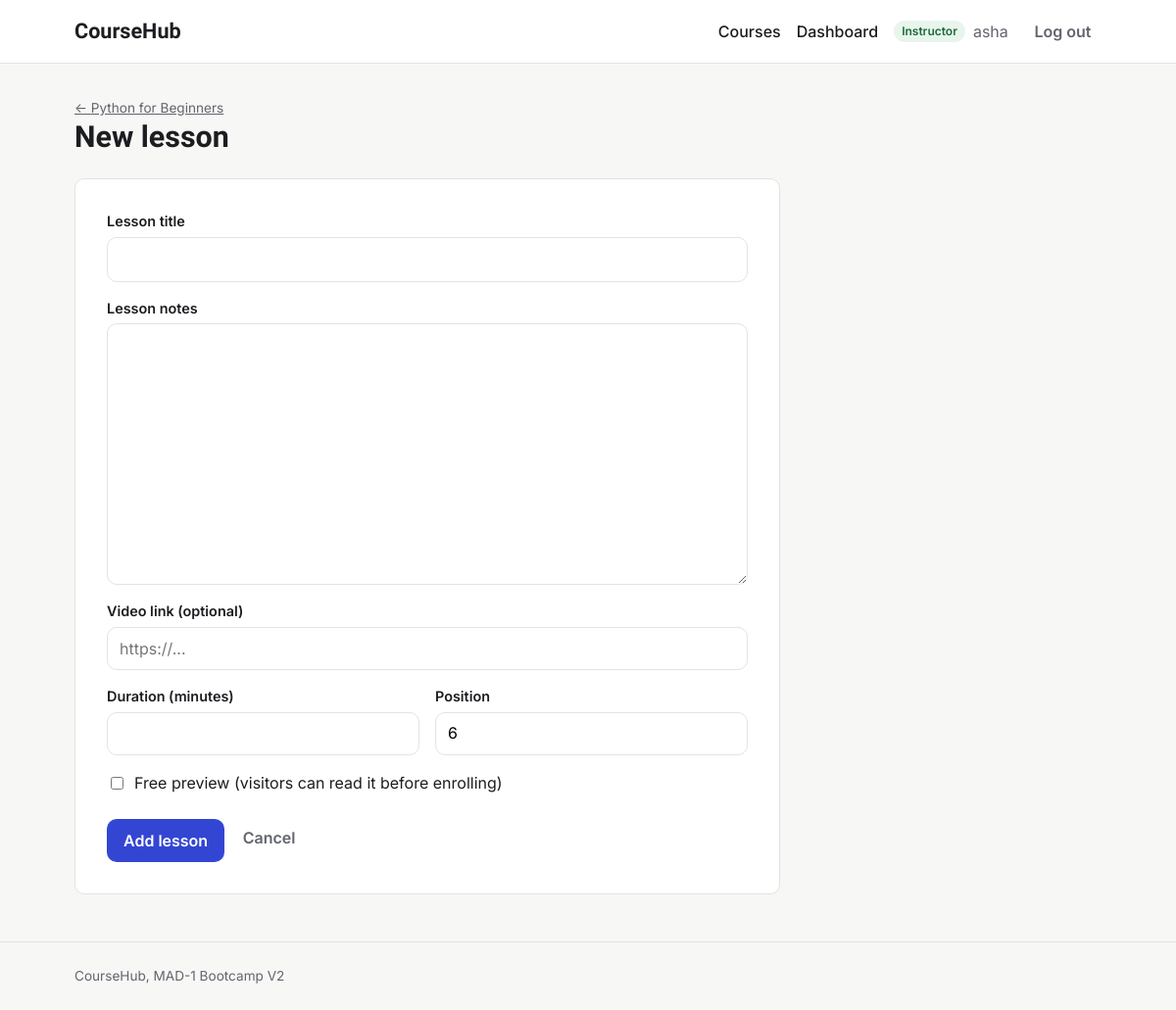
Page /instructor/lesson/new?course_id=1 (signed in) on the committed database.
### models.py (models this page shows, shortened)
class User(db.Model):
    id = db.Column(db.Integer, primary_key=True)
    username = db.Column(db.String(80), unique=True, nullable=False)
    email = db.Column(db.String(120), unique=True, nullable=False)
    password_hash = db.Column(db.String(256), nullable=False)
    role = db.Column(db.String(20), nullable=False, default="student")
    bio = db.Column(db.Text)
    avatar = db.Column(db.String(200))
    created_at = db.Column(db.DateTime, default=utc_now)
    is_active = db.Column(db.Boolean, default=True)
    taught_courses = db.relationship("Course", backref="instructor", lazy=True)
    enrollments = db.relationship(
        "Enrollment", backref="student", cascade="all, delete-orphan"
    )
    completions = db.relationship(
        "LessonCompletion", backref="student", cascade="all, delete-orphan"
    )

class Course(db.Model):
    id = db.Column(db.Integer, primary_key=True)
    title = db.Column(db.String(200), nullable=False)
    slug = db.Column(db.String(200), unique=True, nullable=False)
    description = db.Column(db.Text)
    short_description = db.Column(db.String(500))
    thumbnail = db.Column(db.String(300))
    price = db.Column(db.Float, default=0.0)
    category = db.Column(db.String(50))
    level = db.Column(db.String(20))
    is_published = db.Column(db.Boolean, default=False)
    is_featured = db.Column(db.Boolean, default=False)
    instructor_id = db.Column(db.Integer, db.ForeignKey("user.id"), nullable=False)
    created_at = db.Column(db.DateTime, default=utc_now)
    updated_at = db.Column(db.DateTime, default=utc_now, onupdate=utc_now)
    lessons = db.relationship(
        "Lesson",
        backref="course",
        cascade="all, delete-orphan",
        order_by="Lesson.order",
    )
    enrollments = db.relationship(
        "Enrollment", backref="course", cascade="all, delete-orphan"
    )

### routes/instructor.py (the view, shortened to what this page needs)
@bp.route("/instructor/lesson/new", methods=["GET", "POST"])
@instructor_required
def lesson_create():
    course = get_own_course(request.args.get("course_id", type=int))
    values = {"order": len(course.lessons) + 1}
    return render_template("lesson_form.html", course=course, lesson=None, values=values)

### helpers.py (called while the page is built)
def login_required(view):
    @wraps(view)
    def wrapped(*args, **kwargs):
        if g.user is None:
            flash("Please log in to continue.", "warning")
            return redirect(url_for("auth.login", next=request.full_path))
        return view(*args, **kwargs)
    return wrapped

def role_required(*roles):
    def decorator(view):
        @wraps(view)
        @login_required
        def wrapped(*args, **kwargs):
            if g.user.role not in roles:
                abort(403)
            return view(*args, **kwargs)
        return wrapped
    return decorator

### routes/instructor.py (called while the page is built)
def get_own_course(course_id):
    if course_id is None:
        abort(404)
    course = db.get_or_404(Course, course_id)
    if course.instructor_id != g.user.id:
        abort(403)
    return course

### templates/lesson_form.html (shortened to what this page needs)
{% extends "base.html" %}
{% block content %}
<div class="page-header">
  <a class="muted small" href="{{ url_for('instructor.lesson_list', course_id=course.id) }}">&larr; {{ course.title }}</a>
  <h1>{{ 'Edit lesson' if lesson else 'New lesson' }}</h1>
</div>
<form method="post" class="form-card" novalidate>
  <div class="field">
    <label for="title">Lesson title</label>
    <input id="title" name="title" type="text" value="{{ values.title or '' }}" required maxlength="200">
  </div>
  <div class="field">
    <label for="content">Lesson notes</label>
    <textarea id="content" name="content" rows="10">{{ values.content or '' }}</textarea>
  </div>
  <div class="field">
    <label for="video_url">Video link (optional)</label>
    <input id="video_url" name="video_url" type="url" value="{{ values.video_url or '' }}" placeholder="https://...">
  </div>
  <div class="field-row">
    <div class="field">
      <label for="duration">Duration (minutes)</label>
      <input id="duration" name="duration" type="number" min="0" value="{{ values.duration if values.duration is not none else '' }}">
    </div>
    <div class="field">
      <label for="order">Position</label>
      <input id="order" name="order" type="number" min="0" value="{{ values.order if values.order is not none else '' }}">
    </div>
  </div>
  <label class="checkbox">
    <input type="checkbox" name="is_free_preview" {% if values.is_free_preview %}checked{% endif %}>
    Free preview (visitors can read it before enrolling)
  </label>
  <div class="form-actions">
    <button type="submit" class="btn btn-primary">{{ 'Save lesson' if lesson else 'Add lesson' }}</button>
    <a class="btn btn-ghost" href="{{ url_for('instructor.lesson_list', course_id=course.id) }}">Cancel</a>
  </div>
</form>
{% endblock %}

### templates/base.html (shortened to what this page needs)
<!DOCTYPE html>
<html lang="en">
<head>
  <link rel="stylesheet" href="{{ url_for('static', filename='style.css') }}">
</head>
<body>
  <header class="navbar">
    <div class="container navbar-inner">
      <a class="brand" href="{{ url_for('courses.home') }}">CourseHub</a>
      <nav aria-label="Main">
        <ul class="nav-links">
          <li><a href="{{ url_for('courses.course_list') }}">Courses</a></li>
          {% if current_user %}
            <li><a href="{{ url_for('auth.dashboard') }}">Dashboard</a></li>
            <li class="nav-user">
              <span class="badge badge-{{ current_user.role }}">{{ current_user.role|capitalize }}</span>
              {{ current_user.username }}
            </li>
            <li>
              <form action="{{ url_for('auth.logout') }}" method="post" class="inline-form">
                <button type="submit" class="btn btn-ghost">Log out</button>
              </form>
            </li>
          {% else %}
            <li><a href="{{ url_for('auth.login') }}">Log in</a></li>
            <li><a class="btn btn-primary" href="{{ url_for('auth.register') }}">Sign up</a></li>
          {% endif %}
        </ul>
      </nav>
    </div>
  </header>
  <main id="main" class="container">
    {% block content %}{% endblock %}
  </main>
  <footer class="footer">
    <div class="container">CourseHub, MAD-1 Bootcamp V2</div>
  </footer>
</body>
</html>

### static/style.css (style rules this page uses)
:root { --font-display: "Bricolage Grotesque", ui-sans-serif, system-ui, sans-serif; --font-body: "Inter", ui-sans-serif, system-ui, -apple-system, "Segoe UI", Roboto, sans-serif; --color-bg: #f7f7f5; --color-surface: #ffffff; --color-text: #1c1d21; --color-muted: #62656e; --color-border: #e3e3df; --color-primary: #3346d3; --color-primary-hover: #2636b0; --color-focus: #8a96ff; --color-success-bg: #e8f5ec; --color-success-text: #1d6b3a; --color-error-bg: #fdecec; --color-error-text: #a12626; --color-warning-bg: #fff6e0; --color-warning-text: #8a5a00; --color-info-bg: #eaf0fd; --color-info-text: #244a9e; --radius: 10px; --space-1: 0.25rem; --space-2: 0.5rem; --space-3: 0.75rem; --space-4: 1rem; --space-6: 1.5rem; --space-8: 2rem; --space-12: 3rem; --shadow: 0 1px 2px rgba(0, 0, 0, 0.04), 0 2px 8px rgba(0, 0, 0, 0.04); }
*, *::before, *::after { box-sizing: border-box; }
body { margin: 0; min-height: 100vh; display: flex; flex-direction: column; font-family: var(--font-body); font-size: 1rem; line-height: 1.55; color: var(--color-text); background: var(--color-bg); }
h1, h2, h3 { font-family: var(--font-display); line-height: 1.2; margin: 0 0 var(--space-2); }
h1 { font-size: 1.9rem; }
a { color: var(--color-primary); }
.container { width: 100%; max-width: 1080px; margin: 0 auto; padding: 0 var(--space-4); }
main.container { flex: 1; padding-top: var(--space-8); padding-bottom: var(--space-12); }
.muted { color: var(--color-muted); }
.navbar { background: var(--color-surface); border-bottom: 1px solid var(--color-border); }
.navbar-inner { display: flex; flex-wrap: wrap; align-items: center; justify-content: space-between; gap: var(--space-3); min-height: 64px; }
.brand { font-family: var(--font-display); font-weight: 700; font-size: 1.35rem; color: var(--color-text); text-decoration: none; }
.nav-links { display: flex; flex-wrap: wrap; align-items: center; gap: var(--space-4); margin: 0; padding: 0; list-style: none; }
.nav-links a:not(.btn) { color: var(--color-text); text-decoration: none; font-weight: 500; }
.nav-user { display: flex; align-items: center; gap: var(--space-2); color: var(--color-muted); }
.inline-form { margin: 0; }
.btn { display: inline-block; padding: 0.55rem 1rem; border: 1px solid transparent; border-radius: var(--radius); font: inherit; font-weight: 600; text-decoration: none; cursor: pointer; transition: background-color 0.15s ease, border-color 0.15s ease; }
.btn-primary { background: var(--color-primary); color: #fff; }
.btn-ghost { background: transparent; color: var(--color-muted); padding: 0.4rem 0.6rem; }
.badge { display: inline-block; padding: 0.1rem 0.5rem; border-radius: 999px; font-size: 0.75rem; font-weight: 600; }
.badge-instructor { background: var(--color-success-bg); color: var(--color-success-text); }
.field { display: flex; flex-direction: column; gap: var(--space-1); margin-bottom: var(--space-4); }
.field label, .field legend { font-weight: 600; font-size: 0.9rem; }
.field input[type="text"], .field input[type="email"], .field input[type="password"] { padding: 0.6rem 0.75rem; border: 1px solid var(--color-border); border-radius: var(--radius); font: inherit; background: var(--color-surface); }
.page-header { margin-bottom: var(--space-6); }
.footer { padding: var(--space-6) 0; border-top: 1px solid var(--color-border); color: var(--color-muted); font-size: 0.85rem; }
select, textarea, input[type="search"], input[type="number"], input[type="url"] { padding: 0.55rem 0.75rem; border: 1px solid var(--color-border); border-radius: var(--radius); font: inherit; background: var(--color-surface); }
.small { font-size: 0.85rem; }
.form-card { max-width: 720px; padding: var(--space-8); background: var(--color-surface); border: 1px solid var(--color-border); border-radius: var(--radius); }
.field textarea, .field select, .field input[type="number"], .field input[type="url"] { width: 100%; }
.field textarea { resize: vertical; }
.field-row { display: grid; grid-template-columns: repeat(auto-fit, minmax(160px, 1fr)); gap: var(--space-4); }
.checkbox { display: flex; align-items: center; gap: var(--space-2); margin-bottom: var(--space-4); }
.form-actions { display: flex; gap: var(--space-2); margin-top: var(--space-6); }

### rows in the picture
User: role "Instructor", username "asha"
Course: title "Python for Beginners"

### other values in the picture
{{ 'Edit lesson' if lesson else 'New lesson' }} "New lesson"
{{ 'Save lesson' if lesson else 'Add lesson' }} "Add lesson"
